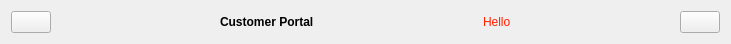
     <widget class="QWidget" name="layoutWidget">
      <property name="geometry">
       <rect>
        <x>0</x>
        <y>1</y>
        <width>731</width>
        <height>42</height>
       </rect>
      </property>
      <layout class="QHBoxLayout" name="horizontalLayout_3">
       <property name="spacing">
        <number>0</number>
       </property>
       <item>
        <widget class="QPushButton" name="btnSidebarToggle">
         <property name="maximumSize">
          <size>
           <width>40</width>
           <height>40</height>
          </size>
         </property>
         <property name="text">
          <string/>
         </property>
         <property name="icon">
          <iconset resource="resources.qrc">
           <normaloff>:/icons/icons/menu.png</normaloff>:/icons/icons/menu.png</iconset>
         </property>
         <property name="iconSize">
          <size>
           <width>30</width>
           <height>30</height>
          </size>
         </property>
         <property name="checkable">
          <bool>true</bool>
         </property>
        </widget>
       </item>
       <item>
        <spacer name="horizontalSpacer">
         <property name="orientation">
          <enum>Qt::Horizontal</enum>
         </property>
         <property name="sizeHint" stdset="0">
          <size>
           <width>40</width>
           <height>20</height>
          </size>
         </property>
        </spacer>
       </item>
       <item>
        <widget class="QLabel" name="label_2">
         <property name="styleSheet">
          <string notr="true">font: 18pt &quot;.AppleSystemUIFont&quot;;</string>
         </property>
         <property name="text">
          <string>&lt;html&gt;&lt;head/&gt;&lt;body&gt;&lt;p&gt;&lt;span style=&quot; font-weight:600;&quot;&gt;Customer Portal&lt;/span&gt;&lt;/p&gt;&lt;/body&gt;&lt;/html&gt;</string>
         </property>
        </widget>
       </item>
       <item>
        <spacer name="horizontalSpacer_5">
         <property name="orientation">
          <enum>Qt::Horizontal</enum>
         </property>
         <property name="sizeHint" stdset="0">
          <size>
           <width>40</width>
           <height>20</height>
          </size>
         </property>
        </spacer>
       </item>
       <item>
        <widget class="QLabel" name="lblCustomerName">
         <property name="styleSheet">
          <string notr="true">color: rgb(255, 32, 0);</string>
         </property>
         <property name="text">
          <string>Hello</string>
         </property>
        </widget>
       </item>
       <item>
        <spacer name="horizontalSpacer_2">
         <property name="orientation">
          <enum>Qt::Horizontal</enum>
         </property>
         <property name="sizeHint" stdset="0">
          <size>
           <width>40</width>
           <height>20</height>
          </size>
         </property>
        </spacer>
       </item>
       <item>
        <widget class="QPushButton" name="btnSignOut">
         <property name="maximumSize">
          <size>
           <width>40</width>
           <height>40</height>
          </size>
         </property>
         <property name="text">
          <string/>
         </property>
         <property name="icon">
          <iconset resource="resources.qrc">
           <normaloff>:/icons/icons/exit.png</normaloff>:/icons/icons/exit.png</iconset>
         </property>
         <property name="iconSize">
          <size>
           <width>25</width>
           <height>25</height>
          </size>
         </property>
        </widget>
       </item>
      </layout>
     </widget>
